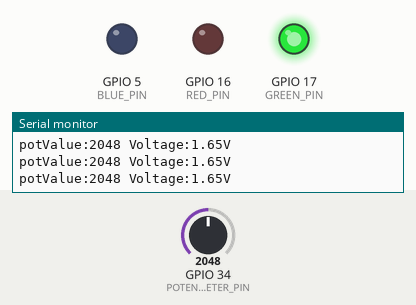
This sketch was run on a simulated ESP32. On the bench: output pins drawn as LEDs (lit = HIGH), the last lines printed to the serial monitor. The inputs (shaded band) are chosen by the test bench; at power-on: GPIO 34 (POTENTIOMETER_PIN) = 2048.

Above: at 1.2 s.
1.3 s: GPIO 34 (POTENTIOMETER_PIN) set to 2658
2.8 s: GPIO 34 (POTENTIOMETER_PIN) set to 2761
At 3.8 s:
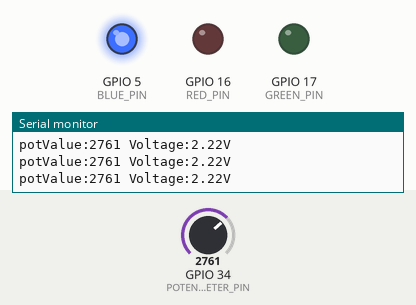
4.3 s: GPIO 34 (POTENTIOMETER_PIN) set to 1228
At 5.4 s:
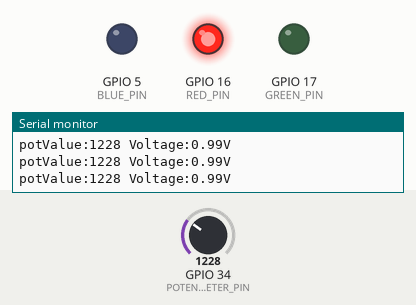
5.8 s: GPIO 34 (POTENTIOMETER_PIN) set to 1405
At 7.0 s:
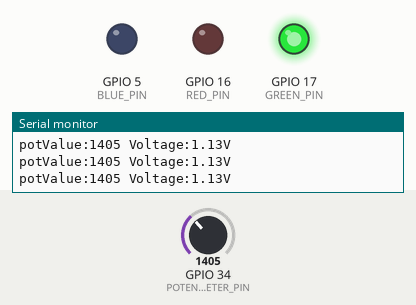
7.4 s: GPIO 34 (POTENTIOMETER_PIN) set to 491
At 8.1 s:
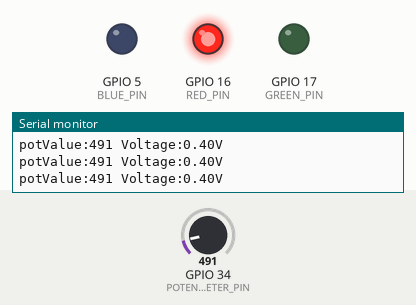
Timing chart, 0 to 9.9 s (numbered marks = the images above; inputs shaded):
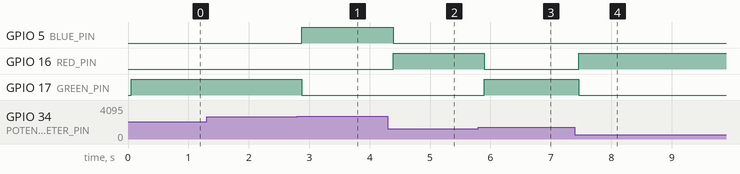

Measured:
- the behaviour switches between 2729 and 2730 on GPIO 34 (POTENTIOMETER_PIN) (found by bisection; images 0 and 1)
- the behaviour switches between 1364 and 1365 on GPIO 34 (POTENTIOMETER_PIN) (found by bisection; images 2 and 3)
- after the input at 2.8 s, GPIO 5 (BLUE_PIN): LOW → HIGH after 0.07 s; GPIO 17 (GREEN_PIN): HIGH → LOW after 0.07 s
- after the input at 4.3 s, GPIO 5 (BLUE_PIN): HIGH → LOW after 0.09 s; GPIO 16 (RED_PIN): LOW → HIGH after 0.09 s
- after the input at 5.8 s, GPIO 16 (RED_PIN): HIGH → LOW after 0.10 s; GPIO 17 (GREEN_PIN): LOW → HIGH after 0.10 s
- after the input at 7.4 s, GPIO 16 (RED_PIN): LOW → HIGH after 0.06 s; GPIO 17 (GREEN_PIN): HIGH → LOW after 0.06 s

The sketch:

ESP32_Potentiometer.ino
```cpp
#define POTENTIOMETER_PIN  34  // GPIO 34 (Analog pin)
#define RED_PIN            16  // GPIO 16
#define GREEN_PIN          17  // GPIO 17
#define BLUE_PIN           5 // GPIO 5
int potValue; // do not change
float voltage =0; // do not change

void setup() {
  Serial.begin(115200);
  pinMode(RED_PIN, OUTPUT); // set ESP32 pin to output mode
  pinMode(GREEN_PIN, OUTPUT);
  pinMode(BLUE_PIN, OUTPUT);
}

void loop() {
  int analogValue = analogRead(POTENTIOMETER_PIN);      // read the input on analog pin
  float voltage = floatMap(analogValue, 0, 1023, 0, 5); // Rescale to potentiometer's voltage

  // read the input on analog pin:
  potValue = analogRead(POTENTIOMETER_PIN);
  voltage = (3.3/4095.0) * potValue;
  Serial.print("potValue:");
  Serial.print(potValue);

  Serial.print(" Voltage:");
  Serial.print(voltage);
  Serial.println("V");
  delay(50); // delay in between reads for stability

  if (voltage > 0 && voltage <= 1.1) {
    digitalWrite(GREEN_PIN, LOW);
    digitalWrite(BLUE_PIN, LOW);
    digitalWrite(RED_PIN, HIGH); // turn on Red LED
  }

  if (voltage > 1.1 && voltage <= 2.2){
    digitalWrite(RED_PIN, LOW);
    digitalWrite(BLUE_PIN, LOW);
    digitalWrite(GREEN_PIN, HIGH);  // turn on Green LED
  }

  if (voltage > 2.2 ){
    digitalWrite(RED_PIN, LOW);
    digitalWrite(GREEN_PIN, LOW);
    digitalWrite(BLUE_PIN, HIGH); // turn on Blue LED
  }

}

float floatMap(float x, float in_min, float in_max, float out_min, float out_max) {
  return (x - in_min) * (out_max - out_min) / (in_max - in_min) + out_min;
}
```
